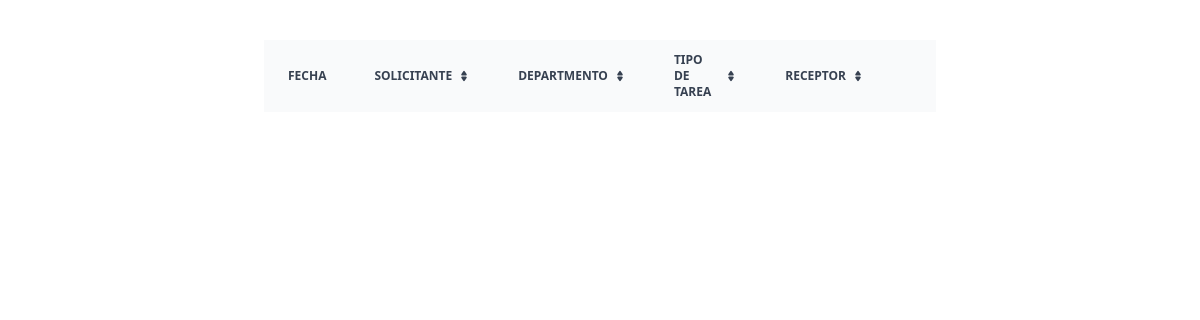
The page /tasks/ on the database as committed earlier.
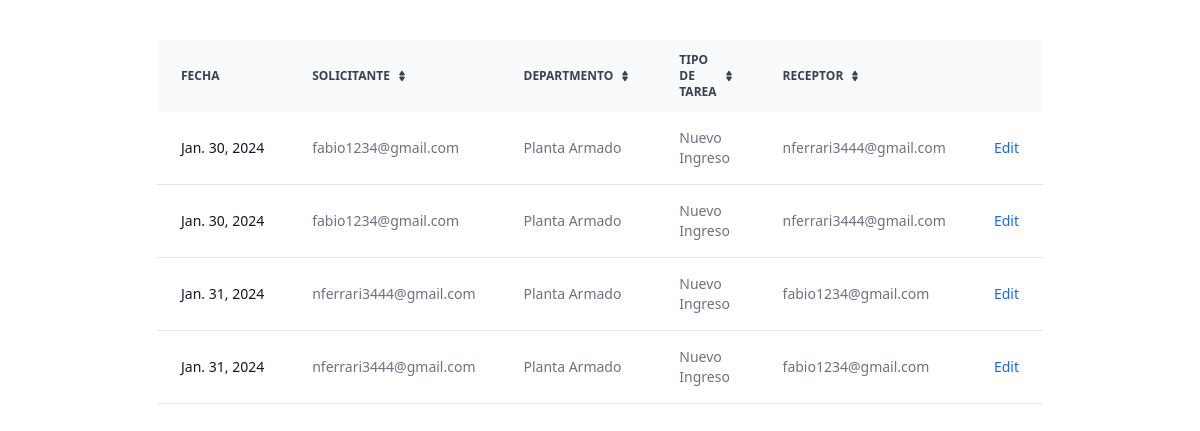
The same page on the database as committed later.
### filsa/models.py (models this page shows)
class Tasks(models.Model):
    STATUS = [('Pending','Pending'),
              ('Confirmed','Confirmed')]
    DEPARTMENT = [('Ventas','Ventas'),
                ('Planta Armado', 'Planta Armado'),
                ('Administración', 'Administraicón'),
                ('Servicio Técnico', 'Servicio Técnico'),
                ('Logística','Logística')
                ]
    MOTIVOSINGRESO = [('Transferencia Depósitos', 'Transferencia Depósitos'),
                ('Importación', 'Importación'),
                 ('Compra en Plaza', 'Compra en Plaza'),
                 ('Armado Nuevo Producto', 'Armado Nuevo Producto' )]
    MOTIVOSEGRESO = [('Servicio Técnico', 'Servicio Técnico'),
                     ('Planta de Armado', 'Planta de Armado'),
                      ('Ventas', 'Ventas'),
                       ('Mantenimiento', 'Mantenimiento') ]
    task_id = models.AutoField(primary_key=True)
    receptor = models.ForeignKey(CustomUser, on_delete=models.CASCADE, related_name='receptor',  blank=True, null=True)
    issuer = models.ForeignKey(CustomUser, on_delete=models.CASCADE, related_name='issuer', blank=True, null=True)
    status = models.CharField(max_length=30, choices= STATUS, default='Pending')
    department = models.CharField(max_length=30, choices = DEPARTMENT, default='Sales')
    date = models.DateField(verbose_name=u"Fecha")
    deliveryDate = models.DateField(verbose_name=u"Fecha", default = '1970-01-01')
    motivoIngreso = models.CharField(max_length=30, choices = MOTIVOSINGRESO, default='Transferencia Depósitos')
    motivoEgreso = models.CharField(max_length=30, choices = MOTIVOSEGRESO, default='Transferencia Depósitos')
    warehouse = models.ForeignKey(Warehouses, on_delete= models.CASCADE, blank=True, null=True)
    actionType = models.CharField(max_length=20,  default='Inbound')

class CustomUser(AbstractUser):
    ROLES = [('Operator', 'Operator'),
             ('Logistic','Logistic'),
             ('Supervisor','Supervisor')]
    DEPARTMENT = [('Ventas','Ventas'),
                ('Planta Armado', 'Planta Armado'),
                ('Administración', 'Administraicón'),
                ('Servicio Técnico', 'Servicio Técnico'),
                ('Logística','Logística')
                ]
    username = models.CharField(max_length=50)
    password = models.CharField(max_length=50)
    email = models.EmailField(max_length=50, blank=False, unique=True,
                              default='', error_messages =
                                {'required': 'Please provide your email address.',
                  'unique': 'An account with this email exist'},)
    departamento = models.CharField(max_length=30, choices = DEPARTMENT, default='Sales')
    USERNAME_FIELD = 'email'
    REQUIRED_FIELDS = ['username']
    role = models.CharField(max_length=40, choices=ROLES, blank=True, null=True)

### filsa/views.py (the view)
# urls.py: path('tasks/', TaskListView.as_view() , name='tasks'),
class TaskListView(generic.ListView):
    template_name = 'tasks.html'
    model = Tasks
    def get_queryset(self) -> QuerySet[Any]:
        self.tasks = Tasks.objects.filter(status='Pending') # , actionType='Nueva Solicitud')
        return self.tasks
    def get_context_data(self, **kwargs):
        context = super(TaskListView, self).get_context_data(**kwargs)
        context['tasks'] = self.tasks
        return context

### filsa/templates/tasks.html (shortened to what this page needs)
{% extends '_base.html' %}
{% load static %}
{% block content %}
<div class="mt-10 sm:rounded-lg">
    <table class="py-8 px-4 mx-auto max-w-2xl lg:py-16 text-sm text-left rtl:text-right text-gray-500 dark:text-gray-400">
        <thead class="text-xs text-gray-700 uppercase bg-gray-50 dark:bg-gray-700 dark:text-gray-400">
            <tr>
                <th scope="col" class="px-6 py-3">
                    Fecha
                </th>
                <th scope="col" class="px-6 py-3">
                    <div class="flex items-center">
                        Solicitante
                        <a href="#"></a>
                    </div>
                </th>
                <th scope="col" class="px-6 py-3">
                    <div class="flex items-center">
                        Departmento
                        <a href="#"></a>
                    </div>
                </th>
                <th scope="col" class="px-6 py-3">
                    <div class="flex items-center">
                        Tipo de Tarea
                        <a href="#"></a>
                    </div>
                </th>
                <th scope="col" class="px-6 py-3">
                    <div class="flex items-center">
                        Receptor
                        <a href="#"></a>
                    </div>
                </th>
                <th scope="col" class="px-6 py-3">
                </th>
            </tr>
        </thead>
        <tbody>
            {% for task in tasks %}
            <tr class="bg-white border-b dark:bg-gray-800 dark:border-gray-700">
                <th scope="row" class="px-6 py-4 font-medium text-gray-900 whitespace-nowrap dark:text-white">
                    {{task.date}}
                </th>
                <td class="px-6 py-4">
                    {{task.issuer}}
                </td>
                <td class="px-6 py-4">
                    {{task.department}}
                </td>
                <td class="px-6 py-4">
                    {{task.actionType}}
                </td>
                <td class="px-6 py-4">
                    {{task.receptor}}
                </td>
                {% if task.actionType == 'Nueva Solicitud' %}
                <td class="px-6 py-4 text-right">
                    <a href="{% url 'outbounddelivery' requested_id=task.task_id %}"  class="font-medium text-blue-600 dark:text-blue-500 hover:underline">Edit</a>
                </td>
                {% else %}
                <td class="px-6 py-4 text-right">
                    <a href="{% url 'inboundreception' requested_id=task.task_id %}"  class="font-medium text-blue-600 dark:text-blue-500 hover:underline">Edit</a>
                </td>
                 {% endif %}
            </tr>
            {% endfor %}
        </tbody>
    </table>
</div>
  {% endblock content %}

### filsa/templates/_base.html (shortened to what this page needs)
{% load compress %}
{% load static %}
<!DOCTYPE html>
<html lang="en">
<head>
<link rel="stylesheet" href="https://ajax.googleapis.com/ajax/libs/jqueryui/1.11.4/themes/smoothness/jquery-ui.css">
    {% compress css %}
    <link rel="stylesheet" href="{% static 'src/output.css' %}">
    {% endcompress %}
</head>
 {% block content %}
 {% endblock content %}
</body>
</html>

Rows that differ between the two databases and show on the page:
added Tasks: date "Jan. 30, 2024", issuer "fabio1234@gmail.com", department "Planta Armado", actionType "Nuevo Ingreso", receptor "nferrari3444@gmail.com", shows "Edit"
added Tasks: date "Jan. 30, 2024", issuer "fabio1234@gmail.com", department "Planta Armado", actionType "Nuevo Ingreso", receptor "nferrari3444@gmail.com", shows "Edit"
added Tasks: date "Jan. 31, 2024", issuer "nferrari3444@gmail.com", department "Planta Armado", actionType "Nuevo Ingreso", receptor "fabio1234@gmail.com", shows "Edit"
added Tasks: date "Jan. 31, 2024", issuer "nferrari3444@gmail.com", department "Planta Armado", actionType "Nuevo Ingreso", receptor "fabio1234@gmail.com", shows "Edit"
